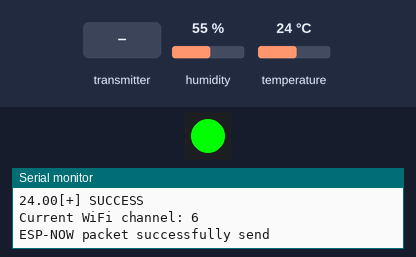
A program run on a simulated ESP32-C3. On the bench: 1 RGB LEDs in strip order, left to right, the last lines printed to the serial monitor. The test bench sets the inputs (shaded band); at power-on: temperature 24 °C, humidity 55 %. Dim RGB values are drawn brighter than linear; the strip is taken to match the declared colour order. At 13.0 s the program puts the board to deep sleep or switches it off; the recording ends there.

Above: at 1.2 s.
1.3 s: temperature set to 33 °C
At 2.3 s:
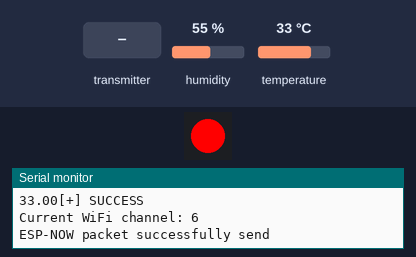
4.8 s: temperature set to 28 °C
At 7.2 s:
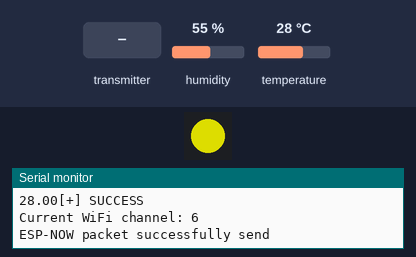
8.3 s: the transmitter starts sending alertActive = 1
At 9.7 s:
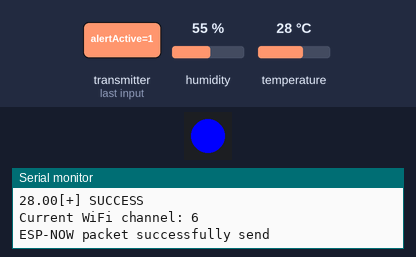
10.0 s: the transmitter starts sending alertActive = 0
At 11.1 s:
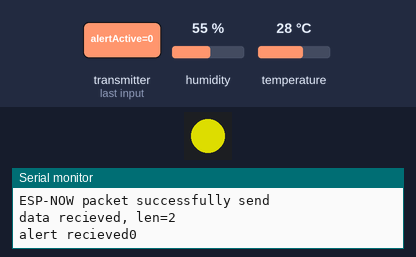
Timing chart, 0 to 13.0 s (numbered marks = the images above; inputs shaded):
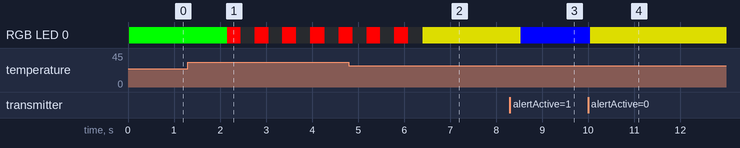

Measured:
- after the input at 1.3 s, RGB LED 0: alternates RGB(255, 0, 0) for 0.30 s and off for 0.30 s, starting after 0.85 s
- after the input at 8.3 s, RGB LED 0: RGB(150, 150, 0) → RGB(0, 0, 255) after 0.24 s
- after the input at 10.0 s, RGB LED 0: RGB(0, 0, 255) → RGB(150, 150, 0) at once

The program:

main.cpp
```cpp
#include <Arduino.h>
#include <Adafruit_NeoPixel.h>
#include <WiFi.h>
#include <esp_wifi.h>
#include <esp_now.h>
#include <DHT.h>
// Node configurations
#define ID 44 //Unique ID of the slave during upload (42-45)
#define DHTPin 4 //DHT11 data pin
#define NEOPIXEL_PIN 27 //NeoPixel LED pin

#define uS_TO_S_FACTOR 1000000  /* Conversion factor for micro seconds to seconds */
#define TIME_TO_SLEEP  5        /* Time ESP32 will go to sleep (in seconds) */
//Wi-Fi channel defined by what wifi is being used
#define CHANNEL 11
// default temperature thresholds
#define ALARM_COLD 0.0
#define ALARM_HOT 30.0
#define WARN_COLD 10.0
#define WARN_HOT 25.0

// NeoPixel strip configuration (single RGB LED)
#define NEOPIXEL_TYPE NEO_RGB + NEO_KHZ800
// Thresholds that store the default thresholds and can be update via Node-RED
float hotAlarm = ALARM_HOT;
float coldAlarm = ALARM_COLD;
//Glabal alarm state shared between slaves (via ESP-NOW)
bool globalAlarm = false; //True if any node/nodes report a high temperature change
uint8_t IDculprit = 0; //ID's the culprit that triggered the alarm
//local alarm state for this node if this node caused the alarm
bool lastlocalAlarm = false;
bool localAlarm = false;
//(unused now was for slave to slave, can be used for future usage like resend alert logic)
unsigned long lastAlertSentMs = 0;
const unsigned long ALERT_RESEND_INTERVAL_MS = 500;
//Commands sent by the master to reset one node or all nodes
typedef struct ResetCommand{
  uint8_t targetID; //targets the ID of the esp and
  uint8_t cmdRes; // resets the esp data
} ResetCommand;
//Telemetry sent from slave to master
typedef struct struct_message {
    int id; //Node ID
    float humidity; // humidity
    float temp; // temperature
    bool alarm; //local temperature alarm flag
}struct_message; //Data struct that will be send to the master. /!\ Should be the same as the master /!
// alert broadcast from master to slave to notify of an overheating slave
typedef struct MessageAlert {
    uint8_t IDMAC; //ID of culprit node
    bool alertActive;// true = global alarm activate
}MessageAlert;//The data structure that will be sent to the other slave nodes in case of an emergency
//threshold updater broadcasted from Node-RED to master to slaves
typedef struct MessageConfigurateThreshold {
    uint8_t targetID; //Node ID that should be updated
    float HeatAlarm; // New hot alarm limit
    float ColdAlarm; //New cold alarm limit
}MessageConfigurateThreshold;//The data structure that will be sent to the other slave nodes in case of an emergency

struct_message myData; //Telemetry packet to send to the master node
esp_now_peer_info_t peerInfo; //ESP-NOW peer configuration
uint8_t masterMacAddress[] = {0x78, 0xE3, 0x6D, 0x07, 0x21, 0x60}; //Mac address of the master. 84:F7:03:12:AE:88, 78:E3:6D:07:21:60

DHT dhtSensor(DHTPin, DHT11);
Adafruit_NeoPixel pixel = Adafruit_NeoPixel(1, NEOPIXEL_PIN, NEOPIXEL_TYPE);
void setNeoPixelLED(float t){
  //Neopixel function for changing colors based on the temperature
  //Default NeoPixel color based on the temperature
  uint8_t r, g, b;
  b = (t < coldAlarm) ? 255 : ((t < WARN_COLD) ? 150 : 0);
  r = (t >= hotAlarm) ? 255 : ((t > WARN_HOT) ? 150 : 0);
  g = (t > coldAlarm) ? ((t <= WARN_HOT) ? 255 : ((t < hotAlarm) ? 150 : 0)) : 0;

  pixel.setPixelColor(0, r, g, b);
  pixel.show();
}

//Local alarm system that loops and flashes this node's LED Green on/off.
// Only used when "This" node's temperature is above threshold
void raiseAlarm(){
  //A function that causes the first esp that detected hot temperature to flash the color green
  //constantly goes through the if statement during the loop to create a flashing effect
  static bool toggle = false;
  toggle = !toggle;

  if(toggle){
    pixel.setPixelColor(0, 255, 0, 0); // green on
  }else{
    pixel.setPixelColor(0, 0, 0, 0); // off
  }
  pixel.show();
}

/** Receieves callback for ESP-NOW and handles the three possible packes
* -MessageAlert: global alarm state that broadcasts from the master
* -ResetCommand: reset this node or all nodes
* - MessageConfigurateThreshold: update the hot and cold thresholds
**/
void espNowcallback(const esp_now_recv_info *info, const uint8_t *data, int len){
  //Creates a callback function for gathering the data

  //Receives the global alarm broadcast from master
  Serial.printf("data recieved, len=%d\n", len);
  if (len == sizeof(MessageAlert)){
    MessageAlert alert;
    memcpy(&alert, data, sizeof(alert));

    globalAlarm = alert.alertActive;
    IDculprit = alert.IDMAC;

    Serial.print("alert recieved");
    Serial.println(IDculprit);
  }
  //Receives the reset commands from the master/ Node-RED
  else if (len == sizeof(ResetCommand)){
    ResetCommand resMsg;
    memcpy(&resMsg, data, sizeof(resMsg));
    //Reset if addressed to the current node or broadcast (targetID == 0)
    if (resMsg.cmdRes == 1 && (resMsg.targetID == 0 || resMsg.targetID ==ID)){
      Serial.println("Recieved Reset commands, restarting system ...");
      delay(100);
      ESP.restart();
    }
    }
    //Receives the threshold update from master/ Node-RED
    else if (len == sizeof(MessageConfigurateThreshold)){
      MessageConfigurateThreshold modifyThreshold;
      memcpy(&modifyThreshold, data, sizeof(modifyThreshold));
      // Apply the thresholds if addressed to this node or broadcast
      if (modifyThreshold.targetID == 0 || modifyThreshold.targetID ==ID){
        hotAlarm = modifyThreshold.HeatAlarm;
        coldAlarm = modifyThreshold.ColdAlarm;
        Serial.println("Updated Threshold data");
        Serial.println("Hot ALARM");
        Serial.println(hotAlarm);
        Serial.println("Cold ALARM");
        Serial.println(coldAlarm);
        }
      }
    }
//old unsued code from peer to peer connection
// void sendAlertToPeers(bool alertactive){
//   //The function sends the alert to the other slaves of the temperature spike in the local node
//   MessageAlert alert;
//   alert.IDMAC = ID;
//   alert.alertActive = alertactive;

//   for (int i = 0; i < peerslaves; i++){
//     esp_err_t res = esp_now_send(peerSlaveMacs[i], (uint8_t*)&alert, sizeof(alert));
//     if (res != ESP_OK){
//       Serial.printf("Failed to alert the peers %d of the alarm\n", i);
//     }
//   }
// }
//sends a report back to the master whether the ESP-NOW was delivered
void callback_sender(const wifi_tx_info_t *info, esp_now_send_status_t status) {
  if (status == ESP_NOW_SEND_SUCCESS) {
    Serial.println("ESP-NOW packet successfully send");
  } else {
    Serial.println("[X] ESP-NOW packet failed to send");
  }
} // Call back function for when a message is send.
//Setups the system
void setup() {
  Serial.begin(115200);
  //Wi-Fi station mode and fixed channel so that all ESP-NOW nodes can see each other
  WiFi.mode(WIFI_STA); // Set WiFi to Station mode
  esp_wifi_set_channel(CHANNEL, WIFI_SECOND_CHAN_NONE);
  //initialises the NeoPixel and clears the LED
  pixel.begin();
  pixel.show();

  //initialise ESP=NOW
  if (esp_now_init() != ESP_OK) { //Check if the esp-now init is okay or not.
    Serial.println("Error initializing ESP-NOW");
    return;
  }else {
    esp_now_register_recv_cb(espNowcallback); //Registers recieving the espNowCallBack function information
  }

  esp_now_register_send_cb(callback_sender); //Register the callback function for the sender.

  //Register master as ESP-NOW peer
  memset(&peerInfo, 0, sizeof(peerInfo));
  memcpy(peerInfo.peer_addr, masterMacAddress, 6); //Copy the MAC address in the peer_addr field of peerInfo.
  peerInfo.encrypt = false; //Set false to the encrypt field of peerInfo.
  peerInfo.channel = 0; //Set the channel
  if (esp_now_add_peer(&peerInfo) != ESP_OK) { //Check if the peer is successfully added.
    Serial.println("Error adding ESP-NOW peer");
  }
  //Start the DHT11 sensor
  dhtSensor.begin();
}

void loop() {
  Serial.println(WiFi.channel());

  // read the sensors and build a telemetry packet
  float humid = dhtSensor.readHumidity();
  float temp = dhtSensor.readTemperature();
  lastlocalAlarm = localAlarm;
  myData.id = ID;

  //Handle NaN humidity data if its nan then it prints -100000 (helps with debugging)
  if (!isnan(humid)) {
    myData.humidity = (humid);
  } else {
    myData.humidity = -10000; // handling the case if readHumidity return a NaN
  }

  if (!isnan(temp)) {
    myData.temp = temp;
    //updating the local alarm boolean and embed the data in the telemetry
    localAlarm = (temp> hotAlarm);
    myData.alarm = (temp > hotAlarm);
    // added a millis to help with deep sleep and detecting any signal
    unsigned long now = millis();

    //LED behaviour based on the temperature or recieving an alarm
    if (localAlarm){
      // if our own node is too hot flash green
      raiseAlarm();
    }else if (globalAlarm && ID != IDculprit){
      // else if another node is alarming then stay solid blue on this node
      pixel.setPixelColor(0,0,0,255);
      pixel.show();
    }else{
      //else return to normal operation
      setNeoPixelLED(temp);
    }
    //print the temperature
    Serial.print(temp);
  } else {
    myData.temp= -10000; // handling the case if readTemperature return a NaN

//old peer to peer code
//if statement for detecting the local alarm and alerting the other slave nodes
    // if(localAlarm){
    //   if (now -lastAlertSentMs >=ALERT_RESEND_INTERVAL_MS){
    //     Serial.println("Alert being sent");
    //     sendAlertToPeers(true);
    //     lastAlertSentMs = now;
    //   }
    // }else{
    //   if(lastlocalAlarm){
    //     Serial.println("Sending Alert");
    //     sendAlertToPeers(false);
    //     lastAlertSentMs = 0;
    //   }
    // }
    //if statement for alerting the system
  }
  //send the telemetry data to master via ESP-NOW
  esp_err_t err_send = esp_now_send(masterMacAddress, (uint8_t *) &myData, sizeof(myData));
  if (err_send == ESP_OK) { //Check if the message is successfully send.
    Serial.println("[+] SUCCESS");
  } else {
    Serial.println("[X] ERROR");
  }
  Serial.printf("Current WiFi channel: %d\n", WiFi.channel());
  //activate the deep sleep logic for energy saving
  static int awakeCycles = 0;
  const int AWAKE_CYCLES_BEFORE_SLEEP = 10;

  bool anyAlarm = globalAlarm || localAlarm;

  if(!anyAlarm){
    // Only count cycles for sleeping when system is calm and not alarm
    awakeCycles++;

    if(awakeCycles >= AWAKE_CYCLES_BEFORE_SLEEP){
      Serial.println("No alarm. Bravo 6 Going Dark...");
      delay(200);
      //configures a wake up timer and enters deep sleep routine
      esp_sleep_enable_timer_wakeup(TIME_TO_SLEEP * uS_TO_S_FACTOR);
      esp_deep_sleep_start();
    }else{
      //stay awake for a bit longer to keep updated values
      delay(300);
    }
  }else{
    //if theres any alarm keep all the nodes awake and responsive
    awakeCycles = 0;
    delay(300);
  }
}
```
